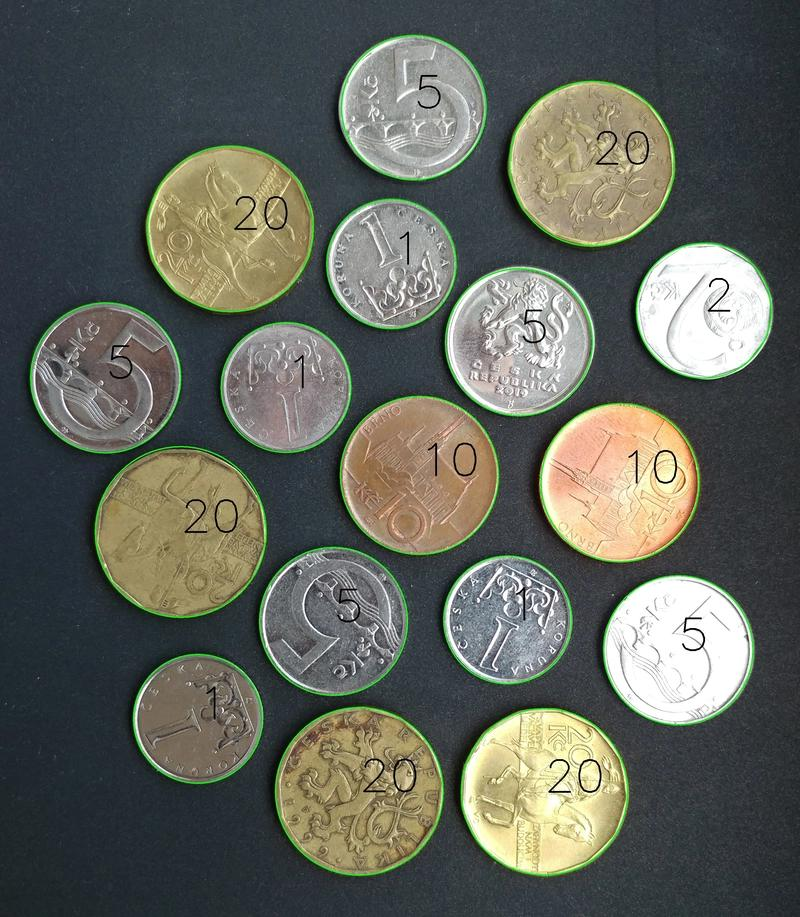
#> input picture images/dip3.jpeg, 800 x 917 px, found by its file name
$ python source_code.py
#> lines starting #> are read from the running program, lines starting #| are printed output that depends on the picture; after the words box and inside, x2 and y2 are one past the last pixel; in counts of white or black regions, pixels touching at a corner belong together
#> further down, image is the input picture: shape (917, 800, 3); mean B, G, R 91.1, 99.5, 96.5

import cv2
import numpy as np
import pandas as pd
import matplotlib.pyplot as plt


# ============================================================
# COIN DETECTION AND COUNTING USING IMAGE SEGMENTATION
# ============================================================


def detect_coins(image, min_area=1000, invert=True):
    """
    Detect coins using:
    1. Grayscale conversion
    2. Median filtering
    3. Otsu thresholding
    4. Morphological processing
    5. Contour detection
    6. Area-based filtering
    """
#> called with min_area = 5000, invert = True

    # Convert image to grayscale
    gray = cv2.cvtColor(image, cv2.COLOR_BGR2GRAY)
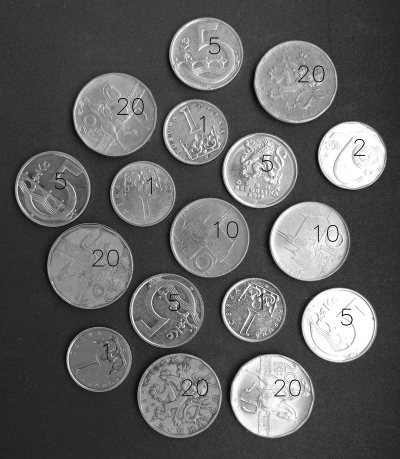
#> gray: shape (917, 800) (shown at 1/2 size); min 0, max 255, mean 97.6

    # Reduce noise using median filtering
    blurred = cv2.medianBlur(gray, 5)

    # Otsu thresholding
    threshold_type = cv2.THRESH_BINARY_INV if invert else cv2.THRESH_BINARY

    otsu_value, threshold = cv2.threshold(
        blurred,
        0,
        255,
        threshold_type + cv2.THRESH_OTSU
    )
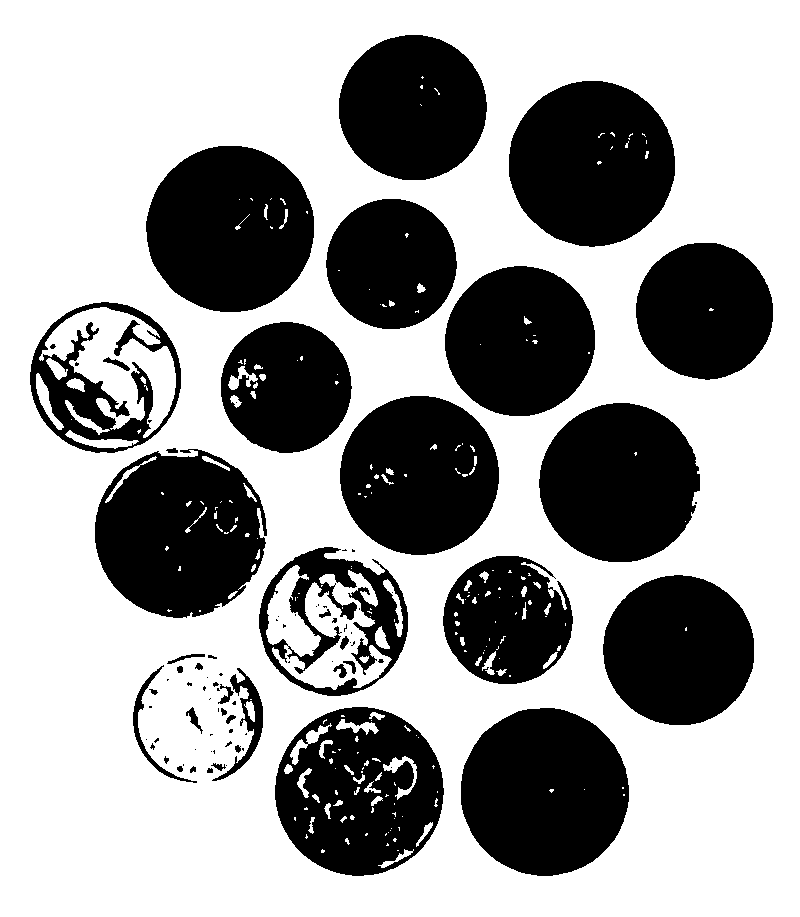
#> threshold: shape (917, 800); 63.1% white; 88 black regions (48 under 20 px), largest, box (x1, y1, x2, y2) and area: (461, 708, 629, 876) 22131, (146, 146, 314, 312) 21768, (95, 449, 267, 618) 21680
#> otsu_value = 112

    # Morphological processing
    kernel = np.ones((5, 5), np.uint8)

    opening = cv2.morphologyEx(
        threshold,
        cv2.MORPH_OPEN,
        kernel
    )
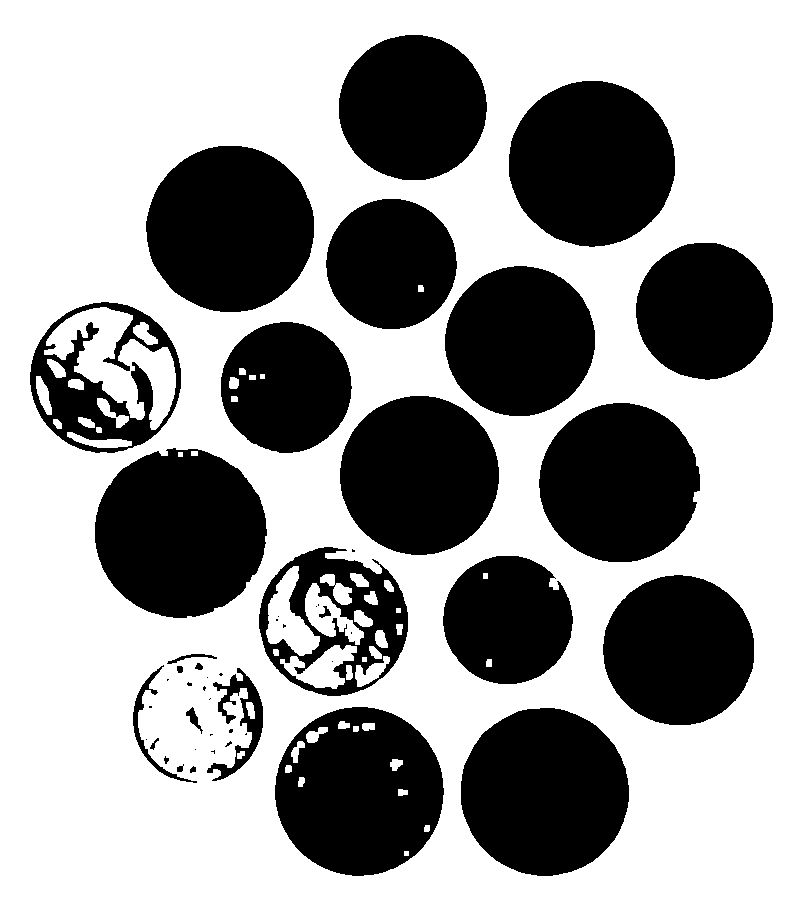
#> opening: shape (917, 800); 62.2% white; 49 black regions (22 under 20 px), largest, box (x1, y1, x2, y2) and area: (95, 448, 267, 618) 22689, (461, 708, 629, 876) 22153, (146, 146, 314, 312) 21928

    closing = cv2.morphologyEx(
        opening,
        cv2.MORPH_CLOSE,
        kernel,
        iterations=2
    )
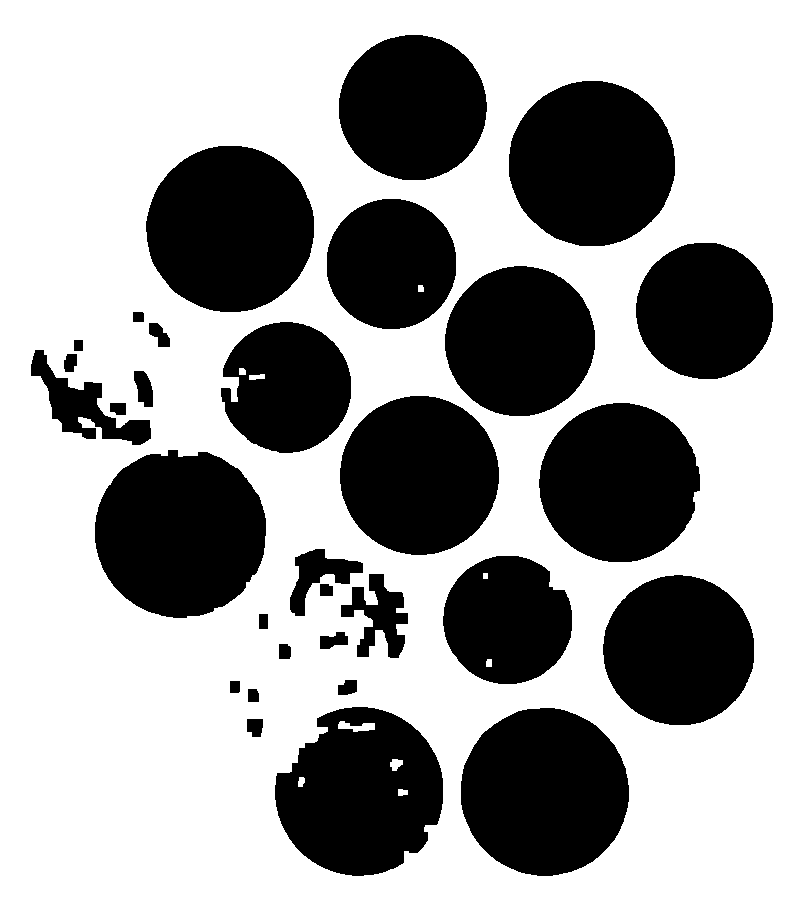
#> closing: shape (917, 800); 63.7% white; 31 black regions, largest, box (x1, y1, x2, y2) and area: (95, 450, 266, 618) 22561, (461, 708, 629, 876) 22153, (146, 146, 314, 312) 21928

    # Find external contours
    contours, _ = cv2.findContours(
        closing,
        cv2.RETR_EXTERNAL,
        cv2.CHAIN_APPROX_SIMPLE
    )
#> contours = [[[0, 0], [0, 916], [799, 916], [799, 0]]]

    # Filter contours based on area
    coin_contours = []

    for contour in contours:
        area = cv2.contourArea(contour)

        if area > min_area:
            coin_contours.append(contour)
#> this loop made 1 pass
#> (contour, area) on pass 1: ([[0, 0], [0, 916], [799, 916], [799, 0]], 731884)
#> after the loop, coin_contours = [[[0, 0], [0, 916], [799, 916], [799, 0]]]

    return (
        gray,
        blurred,
        threshold,
        closing,
        contours,
        coin_contours,
        otsu_value
    )


def draw_detections(image, coin_contours):
    """
    Draw detected coin boundaries and numbers.
    """

    result = image.copy()

    for i, contour in enumerate(coin_contours, start=1):

        x, y, w, h = cv2.boundingRect(contour)

        cv2.drawContours(
            result,
            [contour],
            -1,
            (0, 255, 0),
            3
        )

        cv2.putText(
            result,
            str(i),
            (x, y - 10),
            cv2.FONT_HERSHEY_SIMPLEX,
            1,
            (0, 0, 255),
            2
        )

    return result


def calculate_accuracy(actual, detected):
    """
    Calculate counting error and simple counting accuracy.
    """

    error = abs(actual - detected)

    accuracy = (
        1 - (error / actual)
    ) * 100 if actual > 0 else 0

    return error, accuracy


# ============================================================
# DATASET
# ============================================================

dataset = [
    {
        "filename": "dip3.jpeg",
        "actual": 15,
        "min_area": 5000,
        "invert": True
    },
    {
        "filename": "international-coins.jpg",
        "actual": 57,
        "min_area": 8000,
        "invert": True
    },
    {
        "filename": "famous-heads-coin-collection.jpg",
        "actual": 6,
        "min_area": 5000,
        "invert": False
    }
]


# ============================================================
# PROCESS EACH IMAGE
# ============================================================

results = []

for item in dataset:

    filename = item["filename"]

    image = cv2.imread(filename)

    if image is None:
        print("Could not load:", filename)
        continue

    (
        gray,
        blurred,
        threshold,
        closing,
        contours,
        coin_contours,
        otsu_value
    ) = detect_coins(
        image,
        min_area=item["min_area"],
        invert=item["invert"]
    )
#> contours = [[[0, 0], [0, 916], [799, 916], [799, 0]]]; coin_contours = [[[0, 0], [0, 916], [799, 916], [799, 0]]]; otsu_value = 112

    detected = len(coin_contours)
#> detected = 1

    error, accuracy = calculate_accuracy(
        item["actual"],
        detected
    )
#> in calculate_accuracy, `error = abs(actual - detected)`: error = 14
#> in calculate_accuracy, `accuracy = ( 1 - (error / actual) ) * 100 if actual > 0 else 0`: accuracy = 6.67
#> error = 14; accuracy = 6.67

    result_image = draw_detections(
        image,
        coin_contours
    )
#> the loop in draw_detections, `for i, contour in enumerate(coin_contours, start=1): ` made 1 pass
#> (i, contour, x, y, w, h) on pass 1: (1, [[0, 0], [0, 916], [799, 916], [799, 0]], 0, 0, 800, 917)
#> after the loop in draw_detections, `for i, contour in enumerate(coin_contours, start=1):`:
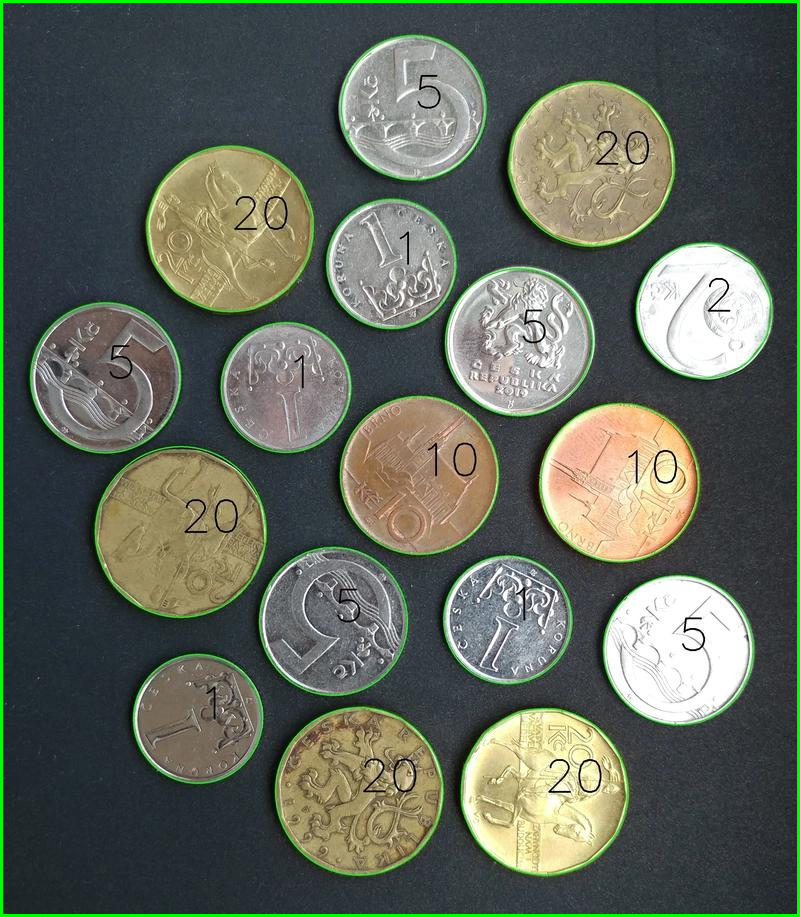
#> result: shape (917, 800, 3); 1.4% of pixels changed, all inside (x1, y1, x2, y2) = (0, 0, 800, 917)

    output_name = "result_" + filename.rsplit(".", 1)[0] + ".jpg"

    cv2.imwrite(
        output_name,
        result_image
    )

    results.append({
        "Image": filename,
        "Actual Coins": item["actual"],
        "Detected Coins": detected,
        "Counting Error": error,
        "Accuracy (%)": round(accuracy, 2),
        "Otsu Threshold": round(otsu_value, 2)
    })
#> pass 2 of the loop `for item in dataset:`:
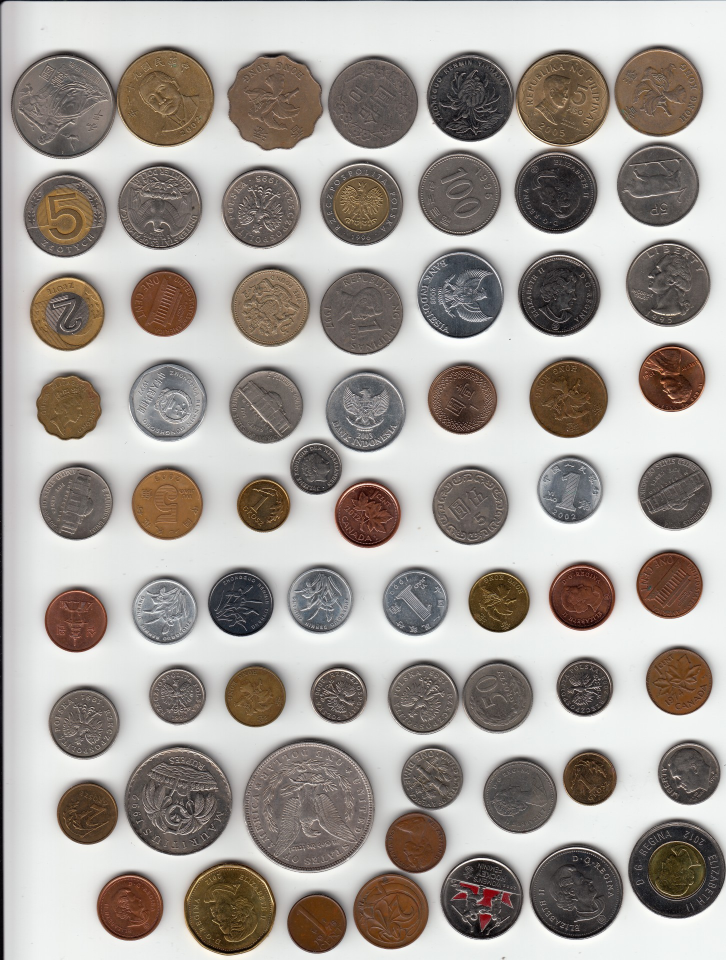
#> input picture images/international-coins.jpg, 1452 x 1919 px, found by its file name (shown at 1/2 size)
#> image is the input picture: shape (1919, 1452, 3); mean B, G, R 154.1, 159.4, 165.6
#> gray: shape (1919, 1452)
#> blurred: shape (1919, 1452)
#> threshold_type = 1
#> in detect_coins (call 2), `otsu_value, threshold = cv2.threshold( blurred, 0, 255, threshold_type..`:
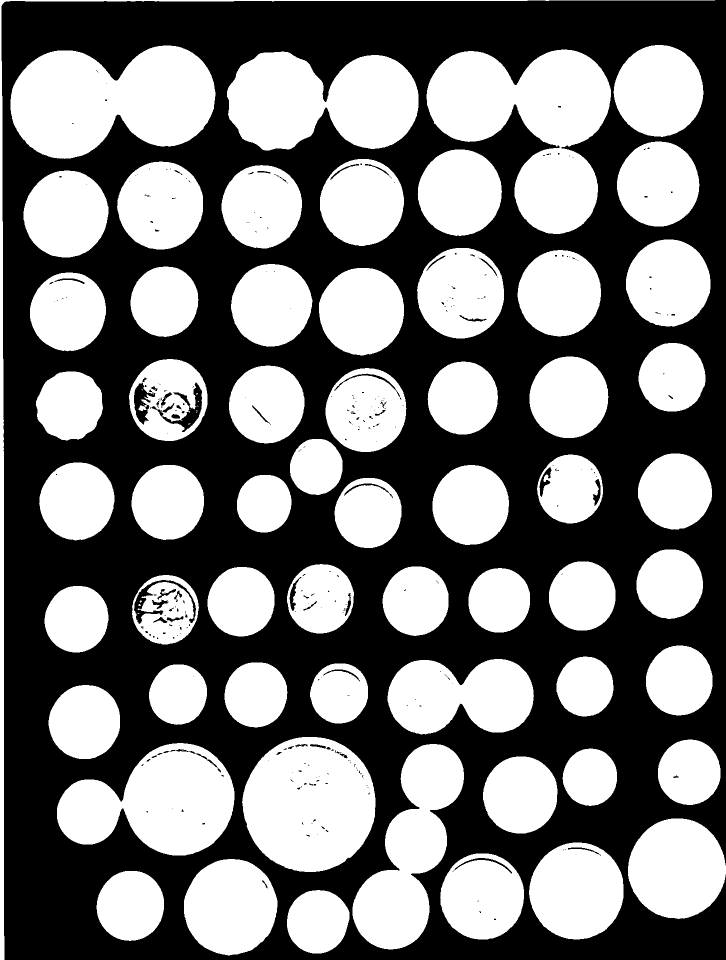
#> threshold: shape (1919, 1452) (shown at 1/2 size); 47.1% white; 80 white regions (20 under 20 px), largest, box (x1, y1, x2, y2) and area: (853, 99, 1222, 468) 76056, (21, 91, 431, 318) 67761, (454, 103, 837, 301) 56550
#> in detect_coins (call 2), `otsu_value, threshold = cv2.threshold( blurred, 0, 255, threshold_type..`: otsu_value = 155
#> in detect_coins (call 2), `contours, _ = cv2.findContours( closing, cv2.RETR_EXTERNAL, cv2.CHAIN_..`: contours = 60 contours; largest, box (x1, y1, x2, y2) and area: (853, 90, 1407, 468) 101200, (21, 91, 431, 317) 67292, (574, 1488, 928, 1907) 57324, (454, 103, 837, 301) 56094, (485, 1474, 751, 1744) 56012
#> the loop in detect_coins (call 2), `for contour in contours:` made 60 passes
#> area on passes 1 to 4: 14670.5, 27794, 22481.5, 28486
#> after the loop in detect_coins (call 2), `for contour in contours:`: coin_contours = 58 contours; largest, box (x1, y1, x2, y2) and area: (853, 90, 1407, 468) 101200, (21, 91, 431, 317) 67292, (574, 1488, 928, 1907) 57324, (454, 103, 837, 301) 56094, (485, 1474, 751, 1744) 56012
#> `( gray, blurred, threshold, closing, contours, coin_contours, otsu_val..`: otsu_value = 155
#> detected = 58
#> `error, accuracy = calculate_accuracy( item["actual"], detected )`: error = 1; accuracy = 98.25
#> the loop in draw_detections (call 2), `for i, contour in enumerate(coin_contours, start=1): ` made 58 passes
#> (x, y, w, h) on passes 1 to 4: (193, 1742, 135, 139), (368, 1718, 187, 193), (881, 1707, 167, 172), (1058, 1685, 189, 194)
#> after the loop in draw_detections (call 2), `for i, contour in enumerate(coin_contours, start=1):`:
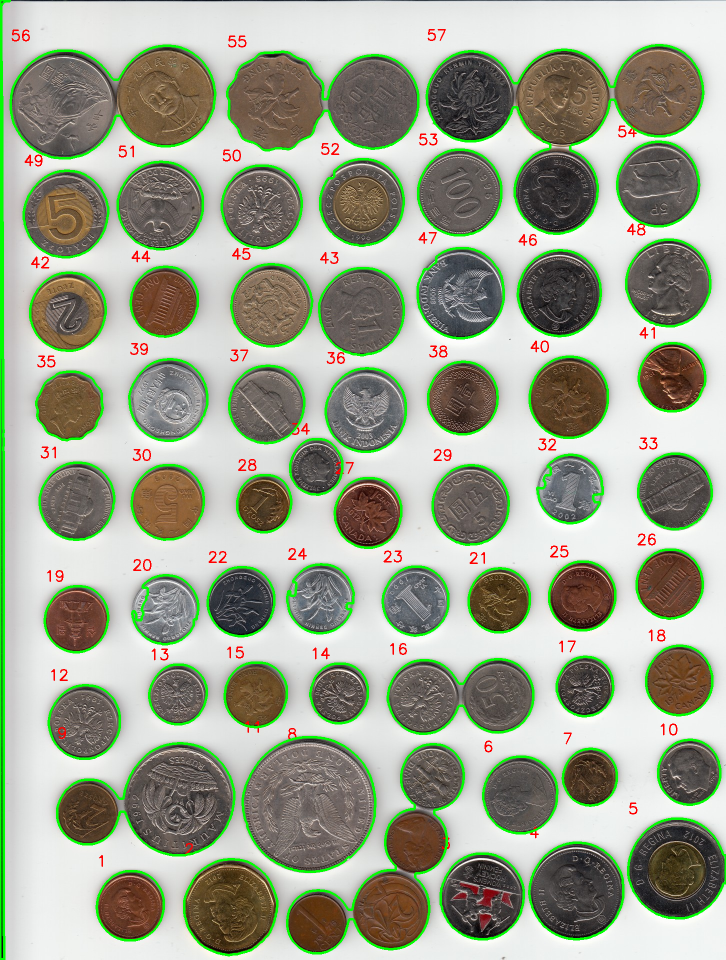
#> result: shape (1919, 1452, 3) (shown at 1/2 size); 6.28% of pixels changed, all inside (x1, y1, x2, y2) = (0, 0, 1452, 1919)


# ============================================================
# FINAL RESULTS
# ============================================================

results_df = pd.DataFrame(results)
#> results_df = table of 3 rows and 6 columns

print("\nFINAL COIN COUNTING RESULTS")
print("=" * 60)

print(results_df.to_string(index=False))
#|                            Image  Actual Coins  Detected Coins  Counting Error  Accuracy (%)  Otsu Threshold
#|                        dip3.jpeg            15               1              14          6.67           112.0
#|          international-coins.jpg            57              58               1         98.25           155.0
#| famous-heads-coin-collection.jpg             6               9               3         50.00           110.0

average_accuracy = results_df["Accuracy (%)"].mean()
#> average_accuracy = 51.64
total_error = results_df["Counting Error"].sum()
#> total_error = 18

print("\nAverage counting accuracy:",
      round(average_accuracy, 2), "%")
#| Average counting accuracy: 51.64 %

print("Total counting error:",
      total_error)
#| Total counting error: 18

# Save results
results_df.to_csv(
    "coin_counting_results.csv",
    index=False
)

print("\nResults saved to coin_counting_results.csv")
